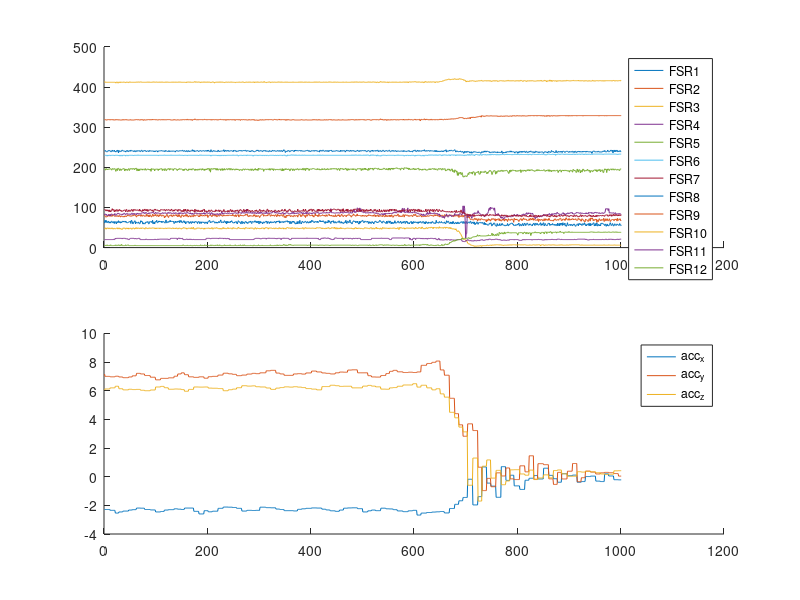

Recreate this plot in MATLAB.
%import data: change file name as needed
data = csvread('fall3.csv');

%change to 1 if you want truncated data to be exported 
export = 0; 

%change export file name 
filename = 'truncateddata.csv';

%add indices to the data to make truncation easier
index = [1:length(data)];
data(:,1) = index;

%change the indices as needed to truncate the data. 
data = data(:,:); 


%DO NOT NEED TO CHANGE ANYTHING BELOW 

%gather data into individual variables
index = data(:,1);
time = data(:,2);
fsr1 = data(:,3);
fsr2 = data(:,4);
fsr3 = data(:,5);
fsr4 = data(:,6);
fsr5 = data(:,7);
fsr6 = data(:,8);
fsr7 = data(:,9);
fsr8 = data(:,10);
fsr9 = data(:,11);
fsr10 = data(:,12);
fsr11 = data(:,13);
fsr12 = data(:,14);
acc_x = data(:,15);
acc_y = data(:,16);
acc_z = data(:,17);

%plot fsr data
subplot(2,1,1)
hold on;
plot(index, fsr1);
plot(index, fsr2);
plot(index, fsr3);
plot(index, fsr4);
plot(index, fsr5);
plot(index, fsr6);
plot(index, fsr7);
plot(index, fsr8);
plot(index, fsr9);
plot(index, fsr10);
plot(index, fsr11);
plot(index, fsr12);
legend('FSR1', 'FSR2', 'FSR3', 'FSR4', 'FSR5', 'FSR6', 'FSR7', 'FSR8', 'FSR9', 'FSR10', 'FSR11', 'FSR12');
hold off;

subplot(2,1,2);
hold on;
plot(index, acc_x);
plot(index, acc_y);
plot(index, acc_z);
legend('acc_x', 'acc_y', 'acc_z');
hold off;

if export == 1
    writematrix(data, filename);
end


